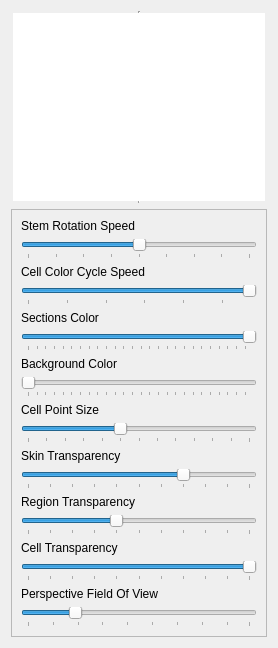
               <widget class="QFrame" name="rightFrame">
                <property name="sizePolicy">
                 <sizepolicy hsizetype="Ignored" vsizetype="Expanding">
                  <horstretch>0</horstretch>
                  <verstretch>0</verstretch>
                 </sizepolicy>
                </property>
                <property name="minimumSize">
                 <size>
                  <width>0</width>
                  <height>0</height>
                 </size>
                </property>
                <property name="maximumSize">
                 <size>
                  <width>320</width>
                  <height>16777215</height>
                 </size>
                </property>
                <property name="frameShape">
                 <enum>QFrame::NoFrame</enum>
                </property>
                <property name="frameShadow">
                 <enum>QFrame::Raised</enum>
                </property>
                <layout class="QVBoxLayout" name="verticalLayout_2">
                 <item>
                  <layout class="QVBoxLayout" name="verticalLayout" stretch="0,0">
                   <item>
                    <widget class="QListWidget" name="selectClusts">
                     <property name="sizePolicy">
                      <sizepolicy hsizetype="Expanding" vsizetype="MinimumExpanding">
                       <horstretch>0</horstretch>
                       <verstretch>0</verstretch>
                      </sizepolicy>
                     </property>
                     <property name="minimumSize">
                      <size>
                       <width>0</width>
                       <height>0</height>
                      </size>
                     </property>
                     <property name="frameShape">
                      <enum>QFrame::VLine</enum>
                     </property>
                     <property name="editTriggers">
                      <set>QAbstractItemView::NoEditTriggers</set>
                     </property>
                     <property name="showDropIndicator" stdset="0">
                      <bool>false</bool>
                     </property>
                     <property name="selectionMode">
                      <enum>QAbstractItemView::NoSelection</enum>
                     </property>
                     <property name="resizeMode">
                      <enum>QListView::Adjust</enum>
                     </property>
                     <property name="spacing">
                      <number>2</number>
                     </property>
                    </widget>
                   </item>
                   <item>
                    <widget class="QFrame" name="frame_2">
                     <property name="frameShape">
                      <enum>QFrame::StyledPanel</enum>
                     </property>
                     <property name="frameShadow">
                      <enum>QFrame::Raised</enum>
                     </property>
                     <layout class="QHBoxLayout" name="horizontalLayout_4">
                      <item>
                       <layout class="QGridLayout" name="gridLayout_3">
                        <item row="16" column="0">
                         <widget class="QLabel" name="cellSliderLabel">
                          <property name="text">
                           <string>Cell Transparency</string>
                          </property>
                         </widget>
                        </item>
                        <item row="7" column="0">
                         <widget class="QSlider" name="foreGround">
                          <property name="maximum">
                           <number>255</number>
                          </property>
                          <property name="value">
                           <number>255</number>
                          </property>
                          <property name="orientation">
                           <enum>Qt::Horizontal</enum>
                          </property>
                          <property name="tickPosition">
                           <enum>QSlider::TicksBelow</enum>
                          </property>
                         </widget>
                        </item>
                        <item row="6" column="0">
                         <widget class="QLabel" name="fgLabel">
                          <property name="text">
                           <string>Sections Color</string>
                          </property>
                         </widget>
                        </item>
                        <item row="2" column="0">
                         <widget class="QLabel" name="delayLabel">
                          <property name="text">
                           <string>Stem Rotation Speed</string>
                          </property>
                         </widget>
                        </item>
                        <item row="3" column="0">
                         <widget class="QSlider" name="delaySlider">
                          <property name="toolTip">
                           <string>&lt;html&gt;&lt;head/&gt;&lt;body&gt;&lt;p&gt;Controls the speed of the brainstem rotation about the Y axis. Values to the left of center rotates counter clockwise. Values from center to the right rotates clockwise. Press HOME to move the control to the center. You can also use the arrow keys and Page up and Page down.&lt;/p&gt;&lt;/body&gt;&lt;/html&gt;</string>
                          </property>
                          <property name="minimum">
                           <number>3</number>
                          </property>
                          <property name="maximum">
                           <number>403</number>
                          </property>
                          <property name="singleStep">
                           <number>1</number>
                          </property>
                          <property name="pageStep">
                           <number>10</number>
                          </property>
                          <property name="value">
                           <number>203</number>
                          </property>
                          <property name="sliderPosition">
                           <number>203</number>
                          </property>
                          <property name="orientation">
                           <enum>Qt::Horizontal</enum>
                          </property>
                          <property name="invertedAppearance">
                           <bool>false</bool>
                          </property>
                          <property name="tickPosition">
                           <enum>QSlider::TicksBelow</enum>
                          </property>
                          <property name="tickInterval">
                           <number>50</number>
                          </property>
                         </widget>
                        </item>
                        <item row="8" column="0">
                         <widget class="QLabel" name="bgLabel">
                          <property name="text">
                           <string>Background Color</string>
                          </property>
                         </widget>
                        </item>
                        <item row="9" column="0">
                         <widget class="QSlider" name="backGround">
                          <property name="maximum">
                           <number>255</number>
                          </property>
                          <property name="orientation">
                           <enum>Qt::Horizontal</enum>
                          </property>
                          <property name="tickPosition">
                           <enum>QSlider::TicksBelow</enum>
                          </property>
                         </widget>
                        </item>
                        <item row="5" column="0">
                         <widget class="QSlider" name="twinkleSlider">
                          <property name="minimum">
                           <number>-60</number>
                          </property>
                          <property name="maximum">
                           <number>-3</number>
                          </property>
                          <property name="singleStep">
                           <number>1</number>
                          </property>
                          <property name="pageStep">
                           <number>16</number>
                          </property>
                          <property name="value">
                           <number>-3</number>
                          </property>
                          <property name="orientation">
                           <enum>Qt::Horizontal</enum>
                          </property>
                          <property name="tickPosition">
                           <enum>QSlider::TicksBelow</enum>
                          </property>
                          <property name="tickInterval">
                           <number>10</number>
                          </property>
                         </widget>
                        </item>
                        <item row="19" column="0">
                         <widget class="QSlider" name="fovSlider">
                          <property name="toolTip">
                           <string>&lt;html&gt;&lt;head/&gt;&lt;body&gt;&lt;p&gt;This controls the angle of the field of view when viewing in perspective mode. This option is in the Graphic Options menu. The range is from 1 to 90. Wider angles make distant objects appear more distant and smaller. Narrow angles make objects seem to be about the same size. A value of 20 is a useful value.&lt;/p&gt;&lt;p&gt;Use this slider in conjunction with the mouse wheel zoom to adjust size and distance.&lt;/p&gt;&lt;/body&gt;&lt;/html&gt;</string>
                          </property>
                          <property name="minimum">
                           <number>1</number>
                          </property>
                          <property name="maximum">
                           <number>90</number>
                          </property>
                          <property name="value">
                           <number>20</number>
                          </property>
                          <property name="orientation">
                           <enum>Qt::Horizontal</enum>
                          </property>
                          <property name="tickPosition">
                           <enum>QSlider::TicksBelow</enum>
                          </property>
                          <property name="tickInterval">
                           <number>10</number>
                          </property>
                         </widget>
                        </item>
                        <item row="4" column="0">
                         <widget class="QLabel" name="twinkleLabel">
                          <property name="text">
                           <string>Cell Color Cycle Speed</string>
                          </property>
                         </widget>
                        </item>
                        <item row="11" column="0">
                         <widget class="QSlider" name="ptSizeSlider">
                          <property name="minimum">
                           <number>-30</number>
                          </property>
                          <property name="maximum">
                           <number>-6</number>
                          </property>
                          <property name="singleStep">
                           <number>1</number>
                          </property>
                          <property name="pageStep">
                           <number>0</number>
                          </property>
                          <property name="value">
                           <number>-20</number>
                          </property>
                          <property name="orientation">
                           <enum>Qt::Horizontal</enum>
                          </property>
                          <property name="invertedControls">
                           <bool>true</bool>
                          </property>
                          <property name="tickPosition">
                           <enum>QSlider::TicksBelow</enum>
                          </property>
                          <property name="tickInterval">
                           <number>2</number>
                          </property>
                         </widget>
                        </item>
                        <item row="10" column="0">
                         <widget class="QLabel" name="label">
                          <property name="text">
                           <string>Cell Point Size</string>
                          </property>
                         </widget>
                        </item>
                        <item row="13" column="0">
                         <widget class="QSlider" name="skinTransparencySlider">
                          <property name="maximum">
                           <number>100</number>
                          </property>
                          <property name="value">
                           <number>70</number>
                          </property>
                          <property name="sliderPosition">
                           <number>70</number>
                          </property>
                          <property name="orientation">
                           <enum>Qt::Horizontal</enum>
                          </property>
                          <property name="tickPosition">
                           <enum>QSlider::TicksBelow</enum>
                          </property>
                          <property name="tickInterval">
                           <number>10</number>
                          </property>
                         </widget>
                        </item>
                        <item row="12" column="0">
                         <widget class="QLabel" name="skinTransLabel">
                          <property name="text">
                           <string>Skin Transparency</string>
                          </property>
                         </widget>
                        </item>
                        <item row="15" column="0">
                         <widget class="QSlider" name="regionTransSlider">
                          <property name="maximum">
                           <number>100</number>
                          </property>
                          <property name="value">
                           <number>40</number>
                          </property>
                          <property name="orientation">
                           <enum>Qt::Horizontal</enum>
                          </property>
                          <property name="tickPosition">
                           <enum>QSlider::TicksBelow</enum>
                          </property>
                          <property name="tickInterval">
                           <number>10</number>
                          </property>
                         </widget>
                        </item>
                        <item row="14" column="0">
                         <widget class="QLabel" name="label_2">
                          <property name="text">
                           <string>Region Transparency</string>
                          </property>
                         </widget>
                        </item>
                        <item row="18" column="0">
                         <widget class="QLabel" name="fovLabel">
                          <property name="text">
                           <string>Perspective Field Of View</string>
                          </property>
                         </widget>
                        </item>
                        <item row="17" column="0">
                         <widget class="QSlider" name="cellSlider">
                          <property name="maximum">
                           <number>100</number>
                          </property>
                          <property name="sliderPosition">
                           <number>100</number>
                          </property>
                          <property name="orientation">
                           <enum>Qt::Horizontal</enum>
                          </property>
                          <property name="invertedAppearance">
                           <bool>false</bool>
                          </property>
                          <property name="invertedControls">
                           <bool>false</bool>
                          </property>
                          <property name="tickPosition">
                           <enum>QSlider::TicksBelow</enum>
                          </property>
                          <property name="tickInterval">
                           <number>10</number>
                          </property>
                         </widget>
                        </item>
                       </layout>
                      </item>
                     </layout>
                    </widget>
                   </item>
                  </layout>
                 </item>
                </layout>
               </widget>
